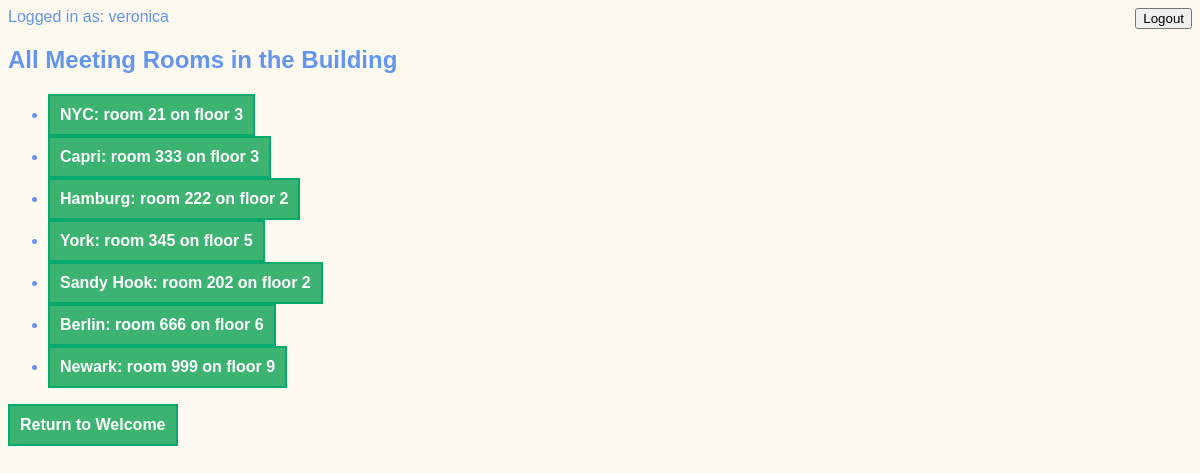
Page /meetings/rooms (signed in) on the committed database.
### meetings/models.py (models this page shows)
class Room(models.Model):
    name = models.CharField(max_length=50)
    floor_number = models.IntegerField()
    room_number = models.IntegerField()
    def __str__(self):
        return f"{self.name}: room {self.room_number} on floor {self.floor_number}"

### meetings/views.py (the view)
# urls.py: path('rooms', views.rooms_list, name="rooms"),
@login_required
def rooms_list(request):
    return render(request, "meetings/rooms.html", {"rooms": Room.objects.all()})

### templates/meetings/rooms.html (shortened to what this page needs)
{% extends "../base.html" %}
{% block content %}
    <h2>All Meeting Rooms in the Building</h2>
    <ul>
        {% for room in rooms %}
        <li>
            <a>
                {{ room }}
            </a>
        </li>
        {% endfor %}
    </ul>
    <a href="{% url 'welcome' %}">Return to Welcome</a>
{% endblock %}

### templates/base.html (shortened to what this page needs)
{%  load static %}
<!DOCTYPE html>
<html lang="en">
<head>
    <link rel="stylesheet" href="{% static 'website/style.css' %}">
</head>
<body>
    {% if user.is_authenticated %}
        Logged in as: {{ user.get_username }}
        <form method="post" action="{% url 'logout' %}" style="float:right">
            <button type="submit">Logout</button>
        </form>
    {% else %}
        <a href="{%  url 'login' %}">Login</a>
    {% endif %}
    {% block content %}
    {% endblock %}
</body>
</html>

### website/static/website/style.css (style rules this page uses)
body { font-family: sans-serif; color: cornflowerblue; background-color: floralwhite; }
a { background-color: mediumseagreen; border: 2px solid #04AA6D; font-weight: bold; color: white; padding: 10px 10px 10px 10px; text-align: center; text-decoration: none; display: inline-block; font-size: 16px; }

### rows in the picture
Room: name+room_number+floor_number "NYC: room 21 on floor 3"
Room: name+room_number+floor_number "Capri: room 333 on floor 3"
Room: name+room_number+floor_number "Hamburg: room 222 on floor 2"
Room: name+room_number+floor_number "York: room 345 on floor 5"
Room: name+room_number+floor_number "Sandy Hook: room 202 on floor 2"
Room: name+room_number+floor_number "Berlin: room 666 on floor 6"
Room: name+room_number+floor_number "Newark: room 999 on floor 9"

### other values in the picture
{{ user.get_username }} "veronica"
